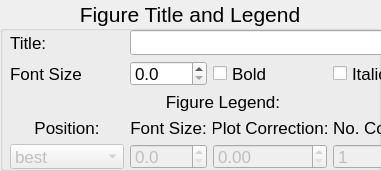
   <widget class="QGroupBox" name="groupBox_4">
    <property name="geometry">
     <rect>
      <x>770</x>
      <y>120</y>
      <width>381</width>
      <height>171</height>
     </rect>
    </property>
    <property name="font">
     <font>
      <family>Arial</family>
      <pointsize>16</pointsize>
     </font>
    </property>
    <property name="title">
     <string>Figure Title and Legend</string>
    </property>
    <property name="alignment">
     <set>Qt::AlignCenter</set>
    </property>
    <widget class="QWidget" name="gridLayoutWidget_2">
     <property name="geometry">
      <rect>
       <x>10</x>
       <y>30</y>
       <width>426</width>
       <height>139</height>
      </rect>
     </property>
     <property name="font">
      <font>
       <family>Arial</family>
       <pointsize>13</pointsize>
      </font>
     </property>
     <layout class="QGridLayout" name="gridLayout_2" rowstretch="1,1,1,1,0">
      <item row="3" column="1">
       <widget class="QLabel" name="label_49">
        <property name="font">
         <font>
          <family>Arial</family>
          <pointsize>13</pointsize>
         </font>
        </property>
        <property name="text">
         <string>Font Size:</string>
        </property>
        <property name="alignment">
         <set>Qt::AlignCenter</set>
        </property>
       </widget>
      </item>
      <item row="1" column="1">
       <widget class="QDoubleSpinBox" name="sbFigTitSz">
        <property name="font">
         <font>
          <family>Arial</family>
          <pointsize>13</pointsize>
         </font>
        </property>
        <property name="decimals">
         <number>1</number>
        </property>
        <property name="singleStep">
         <double>0.100000000000000</double>
        </property>
       </widget>
      </item>
      <item row="4" column="1">
       <widget class="QDoubleSpinBox" name="sbFigLegFontSz">
        <property name="enabled">
         <bool>false</bool>
        </property>
        <property name="font">
         <font>
          <family>Arial</family>
          <pointsize>13</pointsize>
         </font>
        </property>
        <property name="decimals">
         <number>1</number>
        </property>
        <property name="singleStep">
         <double>0.100000000000000</double>
        </property>
       </widget>
      </item>
      <item row="1" column="0">
       <widget class="QLabel" name="label_47">
        <property name="font">
         <font>
          <family>Arial</family>
          <pointsize>13</pointsize>
         </font>
        </property>
        <property name="text">
         <string>Font Size</string>
        </property>
       </widget>
      </item>
      <item row="3" column="2">
       <widget class="QLabel" name="label_50">
        <property name="font">
         <font>
          <family>Arial</family>
          <pointsize>13</pointsize>
         </font>
        </property>
        <property name="text">
         <string>Plot Correction:</string>
        </property>
        <property name="alignment">
         <set>Qt::AlignCenter</set>
        </property>
       </widget>
      </item>
      <item row="3" column="3">
       <widget class="QLabel" name="label_51">
        <property name="font">
         <font>
          <family>Arial</family>
          <pointsize>13</pointsize>
         </font>
        </property>
        <property name="text">
         <string>No. Columns:</string>
        </property>
        <property name="alignment">
         <set>Qt::AlignCenter</set>
        </property>
       </widget>
      </item>
      <item row="4" column="0">
       <widget class="QComboBox" name="cbFigLegPos">
        <property name="enabled">
         <bool>false</bool>
        </property>
        <property name="font">
         <font>
          <family>Arial</family>
          <pointsize>13</pointsize>
         </font>
        </property>
        <item>
         <property name="text">
          <string>best</string>
         </property>
        </item>
        <item>
         <property name="text">
          <string>None</string>
         </property>
        </item>
        <item>
         <property name="text">
          <string>upper left</string>
         </property>
        </item>
        <item>
         <property name="text">
          <string>upper center</string>
         </property>
        </item>
        <item>
         <property name="text">
          <string>upper right</string>
         </property>
        </item>
        <item>
         <property name="text">
          <string>center left</string>
         </property>
        </item>
        <item>
         <property name="text">
          <string>center</string>
         </property>
        </item>
        <item>
         <property name="text">
          <string>center right</string>
         </property>
        </item>
        <item>
         <property name="text">
          <string>lower left</string>
         </property>
        </item>
        <item>
         <property name="text">
          <string>lower center</string>
         </property>
        </item>
        <item>
         <property name="text">
          <string>lower right</string>
         </property>
        </item>
       </widget>
      </item>
      <item row="3" column="0">
       <widget class="QLabel" name="label_48">
        <property name="font">
         <font>
          <family>Arial</family>
          <pointsize>13</pointsize>
         </font>
        </property>
        <property name="text">
         <string>Position:</string>
        </property>
        <property name="alignment">
         <set>Qt::AlignCenter</set>
        </property>
       </widget>
      </item>
      <item row="4" column="2">
       <widget class="QDoubleSpinBox" name="sbFigPlotCor">
        <property name="enabled">
         <bool>false</bool>
        </property>
        <property name="font">
         <font>
          <family>Arial</family>
          <pointsize>13</pointsize>
         </font>
        </property>
        <property name="singleStep">
         <double>0.010000000000000</double>
        </property>
       </widget>
      </item>
      <item row="1" column="2">
       <widget class="QCheckBox" name="chbFigTitBold">
        <property name="font">
         <font>
          <family>Arial</family>
          <pointsize>13</pointsize>
         </font>
        </property>
        <property name="text">
         <string>Bold</string>
        </property>
       </widget>
      </item>
      <item row="4" column="3">
       <widget class="QSpinBox" name="sbFigLegNcol">
        <property name="enabled">
         <bool>false</bool>
        </property>
        <property name="font">
         <font>
          <family>Arial</family>
          <pointsize>13</pointsize>
         </font>
        </property>
        <property name="minimum">
         <number>1</number>
        </property>
       </widget>
      </item>
      <item row="0" column="0">
       <widget class="QLabel" name="label_45">
        <property name="font">
         <font>
          <family>Arial</family>
          <pointsize>13</pointsize>
         </font>
        </property>
        <property name="text">
         <string>Title:</string>
        </property>
       </widget>
      </item>
      <item row="0" column="1" colspan="3">
       <widget class="QLineEdit" name="eFigTitle">
        <property name="font">
         <font>
          <family>Arial</family>
          <pointsize>13</pointsize>
         </font>
        </property>
       </widget>
      </item>
      <item row="1" column="3">
       <widget class="QCheckBox" name="chbFigTitIt">
        <property name="font">
         <font>
          <family>Arial</family>
          <pointsize>13</pointsize>
         </font>
        </property>
        <property name="text">
         <string>Italic</string>
        </property>
       </widget>
      </item>
      <item row="2" column="0" colspan="4">
       <widget class="QLabel" name="label_55">
        <property name="font">
         <font>
          <family>Arial</family>
          <pointsize>13</pointsize>
         </font>
        </property>
        <property name="text">
         <string>Figure Legend:</string>
        </property>
        <property name="alignment">
         <set>Qt::AlignCenter</set>
        </property>
       </widget>
      </item>
     </layout>
    </widget>
   </widget>
